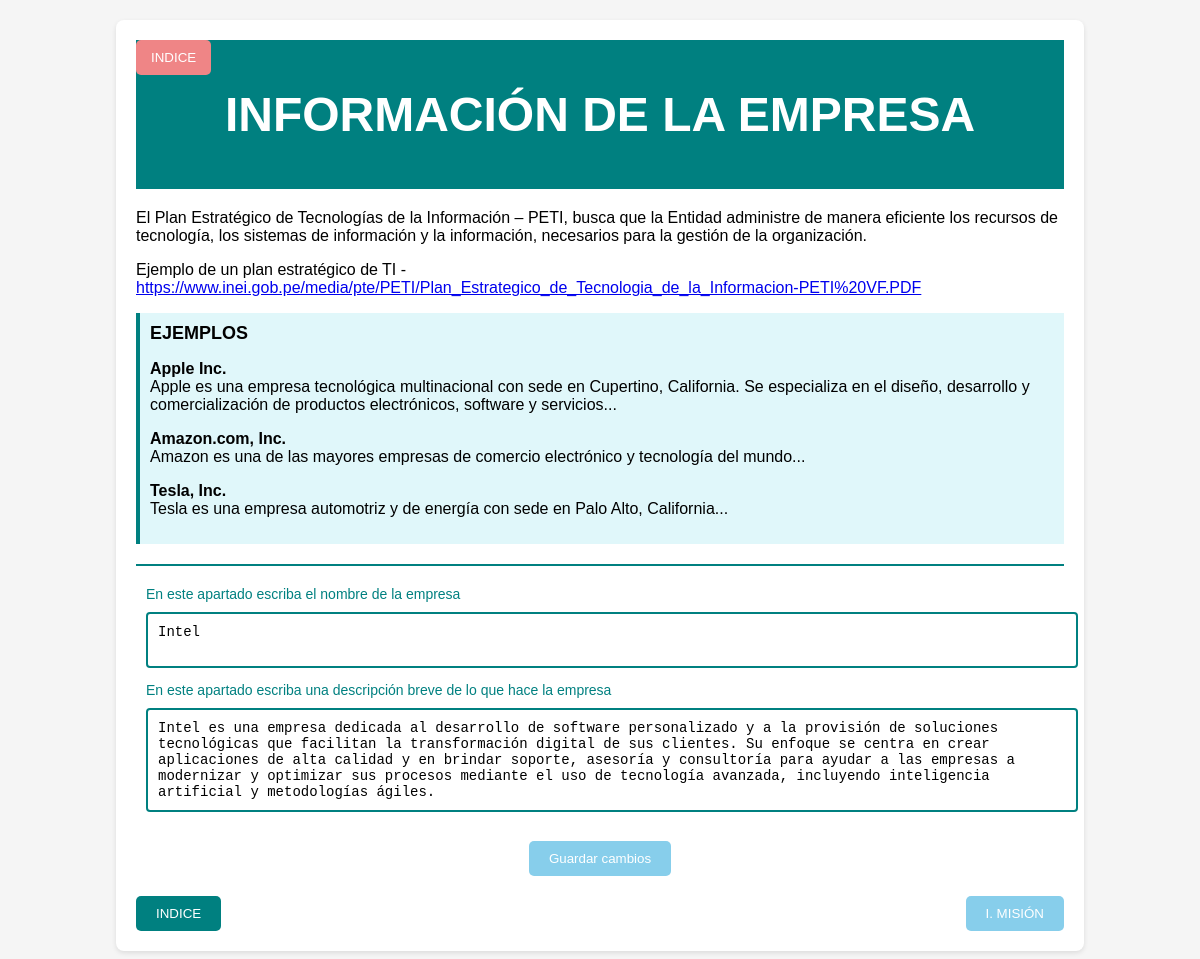
The page /pages/informacion.php on the database its author committed.
### tables this page shows
CREATE TABLE IF NOT EXISTS `empresa` (
  `id` int(11) NOT NULL AUTO_INCREMENT,
  `nombre` varchar(500) DEFAULT NULL,
  `descripcion` varchar(500) DEFAULT NULL,
  PRIMARY KEY (`id`)
);

### pages/informacion.php (the view, shortened to what this page needs)
<?php
$link = conectarse();
$empresaQuery = "SELECT nombre, descripcion FROM empresa LIMIT 1";
$empresaResult = mysqli_query($link, $empresaQuery);
$empresa = mysqli_fetch_assoc($empresaResult);
$nombre_empresa = $empresa ? $empresa['nombre'] : "";
$descripcion_empresa = $empresa ? $empresa['descripcion'] : "";
?>
<!DOCTYPE html>
<html lang="es">
<head>
</head>
<body>
<div class="container">
    <button class="index-button" onclick="location.href='index.php'">INDICE</button>
    <div class="header">
        <h1>INFORMACIÓN DE LA EMPRESA</h1>
    </div>
    <div class="content">
        <p>El Plan Estratégico de Tecnologías de la Información – PETI, busca que la Entidad administre de manera eficiente los recursos de tecnología, los sistemas de información y la información, necesarios para la gestión de la organización.</p>
        <p>Ejemplo de un plan estratégico de TI -
            <a href="https://www.inei.gob.pe/media/pte/PETI/Plan_Estrategico_de_Tecnologia_de_la_Informacion-PETI%20VF.PDF" target="_blank">https://www.inei.gob.pe/media/pte/PETI/Plan_Estrategico_de_Tecnologia_de_la_Informacion-PETI%20VF.PDF</a>
        </p>
        <div class="example">
            <h3>EJEMPLOS</h3>
            <p><strong>Apple Inc.</strong><br>Apple es una empresa tecnológica multinacional con sede en Cupertino, California. Se especializa en el diseño, desarrollo y comercialización de productos electrónicos, software y servicios...</p>
            <p><strong>Amazon.com, Inc.</strong><br>Amazon es una de las mayores empresas de comercio electrónico y tecnología del mundo...</p>
            <p><strong>Tesla, Inc.</strong><br>Tesla es una empresa automotriz y de energía con sede en Palo Alto, California...</p>
        </div>
    </div>
    <form action="../funtions/guardar_informacion.php" method="POST">
        <div class="input-section">
            <p>En este apartado escriba el nombre de la empresa</p>
            <textarea name="nombre" placeholder="Escriba el nombre de la empresa"><?php echo htmlspecialchars($nombre_empresa); ?></textarea>
            <p>En este apartado escriba una descripción breve de lo que hace la empresa</p>
            <textarea name="descripcion" rows="5" placeholder="Escriba una descripción breve de lo que hace la empresa"><?php echo htmlspecialchars($descripcion_empresa); ?></textarea>
        </div>
        <div style="text-align: center;">
            <button type="submit" class="save-button">Guardar cambios</button>
        </div>
    </form>
    <div class="footer">
        <button onclick="location.href='index.php'">INDICE</button>
        <button class="next-button" onclick="location.href='mision.php'">I. MISIÓN</button>
    </div>
</div>
</body>
</html>

### pages/informacion.php (style rules this page uses)
body { font-family: Arial, sans-serif; background-color: #f5f5f5; margin: 0; padding: 20px; }
.container { width: 80%; margin: 0 auto; background-color: #ffffff; padding: 20px; border-radius: 8px; box-shadow: 0 2px 5px rgba(0,0,0,0.1); position: relative; }
.header { background-color: #008080; color: white; padding: 15px; text-align: center; font-size: 24px; }
.content { margin-top: 20px; }
.example { background-color: #e0f7fa; border-left: 4px solid #008080; padding: 10px; margin: 10px 0; }
.example h3 { margin: 0 0 10px; font-size: 18px; }
.input-section { margin-top: 20px; padding: 10px; border-top: 2px solid #008080; }
.input-section p { font-size: 14px; color: #008080; margin: 10px 0; }
.input-section textarea { width: 100%; padding: 10px; border: 2px solid #008080; border-radius: 4px; resize: none; font-size: 14px; }
.index-button { position: absolute; top: 20px; left: 20px; background-color: #ef8586; color: white; border: none; padding: 10px 15px; cursor: pointer; border-radius: 5px; }
.footer { margin-top: 20px; display: flex; justify-content: space-between; }
.footer button { background-color: #008080; color: white; border: none; padding: 10px 20px; cursor: pointer; border-radius: 5px; }
.footer .next-button { background-color: #87CEEB; }
.save-button { background-color: #87CEEB; color: white; border: none; padding: 10px 20px; cursor: pointer; border-radius: 5px; margin-top: 15px; }

### rows shown on the page
empresa: nombre "Intel", descripcion "Intel es una empresa dedicada al desarrollo de software personalizado y a la provisión de soluciones tecnológicas que facilitan la transformación digital de sus clientes. Su enfoque se centra en crear aplicaciones de alta calidad y en brindar soporte, asesoría y consultoría para ayudar a las empresas a modernizar y optimizar sus procesos mediante el uso de tecnología avanzada, incluyendo inteligencia artificial y metodologías ágiles."
